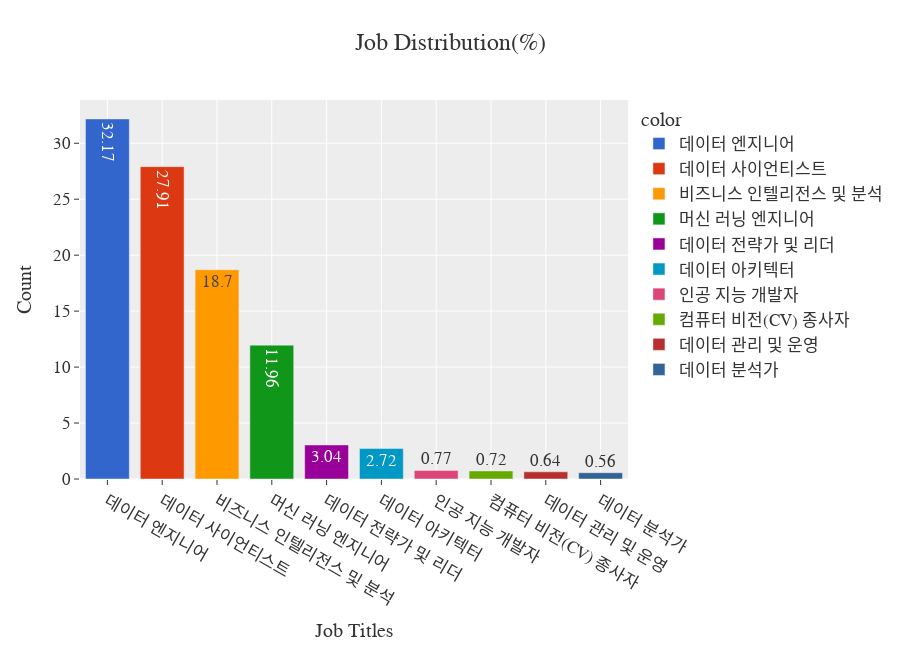

Notebook code for this chart:
### Markdown cell above
- `Job` 분포

### Code cell
total = len(original_df)
job_per = original_df['jobs'].value_counts().apply(lambda x : round(x/total * 100,2))
job_per=job_per[:10]

fig = px.bar(y= job_per.values,
             x = job_per.index,
             color= job_per.index,
             color_discrete_sequence=px.colors.qualitative.G10,
             text = job_per.values,
             title='Top10 Jobs',
             template='ggplot2'
             )

fig.update_layout(
    title_text='Job Distribution(%)',  
    height=650,  
    xaxis_title="Job Titles", 
    yaxis_title="Count",  
    font=dict(size=17, family="Franklin Gothic") 
)

fig.show()

### Figure 1 — Plotly figure (JSON) as saved in the notebook; plotly's stock layout.template omitted (floating-point values rounded to 4 significant figures)
{"data": [{"alignmentgroup": "True", "hovertemplate": "color=데이터 엔지니어<br>x=%{x}<br>y=%{y}<br>text=%{text}<extra></extra>", "legendgroup": "데이터 엔지니어", "marker": {"color": "#3366CC", "pattern": {"shape": ""}}, "name": "데이터 엔지니어", "offsetgroup": "데이터 엔지니어", "orientation": "v", "showlegend": true, "text": [32.17], "textposition": "auto", "type": "bar", "x": ["데이터 엔지니어"], "xaxis": "x", "y": [32.17], "yaxis": "y"}, {"alignmentgroup": "True", "hovertemplate": "color=데이터 사이언티스트<br>x=%{x}<br>y=%{y}<br>text=%{text}<extra></extra>", "legendgroup": "데이터 사이언티스트", "marker": {"color": "#DC3912", "pattern": {"shape": ""}}, "name": "데이터 사이언티스트", "offsetgroup": "데이터 사이언티스트", "orientation": "v", "showlegend": true, "text": [27.91], "textposition": "auto", "type": "bar", "x": ["데이터 사이언티스트"], "xaxis": "x", "y": [27.91], "yaxis": "y"}, {"alignmentgroup": "True", "hovertemplate": "color=비즈니스 인텔리전스 및 분석<br>x=%{x}<br>y=%{y}<br>text=%{text}<extra></extra>", "legendgroup": "비즈니스 인텔리전스 및 분석", "marker": {"color": "#FF9900", "pattern": {"shape": ""}}, "name": "비즈니스 인텔리전스 및 분석", "offsetgroup": "비즈니스 인텔리전스 및 분석", "orientation": "v", "showlegend": true, "text": [18.7], "textposition": "auto", "type": "bar", "x": ["비즈니스 인텔리전스 및 분석"], "xaxis": "x", "y": [18.7], "yaxis": "y"}, {"alignmentgroup": "True", "hovertemplate": "color=머신 러닝 엔지니어<br>x=%{x}<br>y=%{y}<br>text=%{text}<extra></extra>", "legendgroup": "머신 러닝 엔지니어", "marker": {"color": "#109618", "pattern": {"shape": ""}}, "name": "머신 러닝 엔지니어", "offsetgroup": "머신 러닝 엔지니어", "orientation": "v", "showlegend": true, "text": [11.96], "textposition": "auto", "type": "bar", "x": ["머신 러닝 엔지니어"], "xaxis": "x", "y": [11.96], "yaxis": "y"}, {"alignmentgroup": "True", "hovertemplate": "color=데이터 전략가 및 리더<br>x=%{x}<br>y=%{y}<br>text=%{text}<extra></extra>", "legendgroup": "데이터 전략가 및 리더", "marker": {"color": "#990099", "pattern": {"shape": ""}}, "name": "데이터 전략가 및 리더", "offsetgroup": "데이터 전략가 및 리더", "orientation": "v", "showlegend": true, "text": [3.04], "textposition": "auto", "type": "bar", "x": ["데이터 전략가 및 리더"], "xaxis": "x", "y": [3.04], "yaxis": "y"}, {"alignmentgroup": "True", "hovertemplate": "color=데이터 아키텍터<br>x=%{x}<br>y=%{y}<br>text=%{text}<extra></extra>", "legendgroup": "데이터 아키텍터", "marker": {"color": "#0099C6", "pattern": {"shape": ""}}, "name": "데이터 아키텍터", "offsetgroup": "데이터 아키텍터", "orientation": "v", "showlegend": true, "text": [2.72], "textposition": "auto", "type": "bar", "x": ["데이터 아키텍터"], "xaxis": "x", "y": [2.72], "yaxis": "y"}, {"alignmentgroup": "True", "hovertemplate": "color=인공 지능 개발자<br>x=%{x}<br>y=%{y}<br>text=%{text}<extra></extra>", "legendgroup": "인공 지능 개발자", "marker": {"color": "#DD4477", "pattern": {"shape": ""}}, "name": "인공 지능 개발자", "offsetgroup": "인공 지능 개발자", "orientation": "v", "showlegend": true, "text": [0.77], "textposition": "auto", "type": "bar", "x": ["인공 지능 개발자"], "xaxis": "x", "y": [0.77], "yaxis": "y"}, {"alignmentgroup": "True", "hovertemplate": "color=컴퓨터 비전(CV) 종사자<br>x=%{x}<br>y=%{y}<br>text=%{text}<extra></extra>", "legendgroup": "컴퓨터 비전(CV) 종사자", "marker": {"color": "#66AA00", "pattern": {"shape": ""}}, "name": "컴퓨터 비전(CV) 종사자", "offsetgroup": "컴퓨터 비전(CV) 종사자", "orientation": "v", "showlegend": true, "text": [0.72], "textposition": "auto", "type": "bar", "x": ["컴퓨터 비전(CV) 종사자"], "xaxis": "x", "y": [0.72], "yaxis": "y"}, {"alignmentgroup": "True", "hovertemplate": "color=데이터 관리 및 운영<br>x=%{x}<br>y=%{y}<br>text=%{text}<extra></extra>", "legendgroup": "데이터 관리 및 운영", "marker": {"color": "#B82E2E", "pattern": {"shape": ""}}, "name": "데이터 관리 및 운영", "offsetgroup": "데이터 관리 및 운영", "orientation": "v", "showlegend": true, "text": [0.64], "textposition": "auto", "type": "bar", "x": ["데이터 관리 및 운영"], "xaxis": "x", "y": [0.64], "yaxis": "y"}, {"alignmentgroup": "True", "hovertemplate": "color=데이터 분석가<br>x=%{x}<br>y=%{y}<br>text=%{text}<extra></extra>", "legendgroup": "데이터 분석가", "marker": {"color": "#316395", "pattern": {"shape": ""}}, "name": "데이터 분석가", "offsetgroup": "데이터 분석가", "orientation": "v", "showlegend": true, "text": [0.56], "textposition": "auto", "type": "bar", "x": ["데이터 분석가"], "xaxis": "x", "y": [0.56], "yaxis": "y"}], "layout": {"barmode": "relative", "font": {"family": "Franklin Gothic", "size": 17}, "height": 650, "legend": {"title": {"text": "color"}, "tracegroupgap": 0}, "title": {"text": "Job Distribution(%)"}, "xaxis": {"anchor": "y", "domain": [0, 1], "title": {"text": "Job Titles"}}, "yaxis": {"anchor": "x", "domain": [0, 1], "title": {"text": "Count"}}}}
